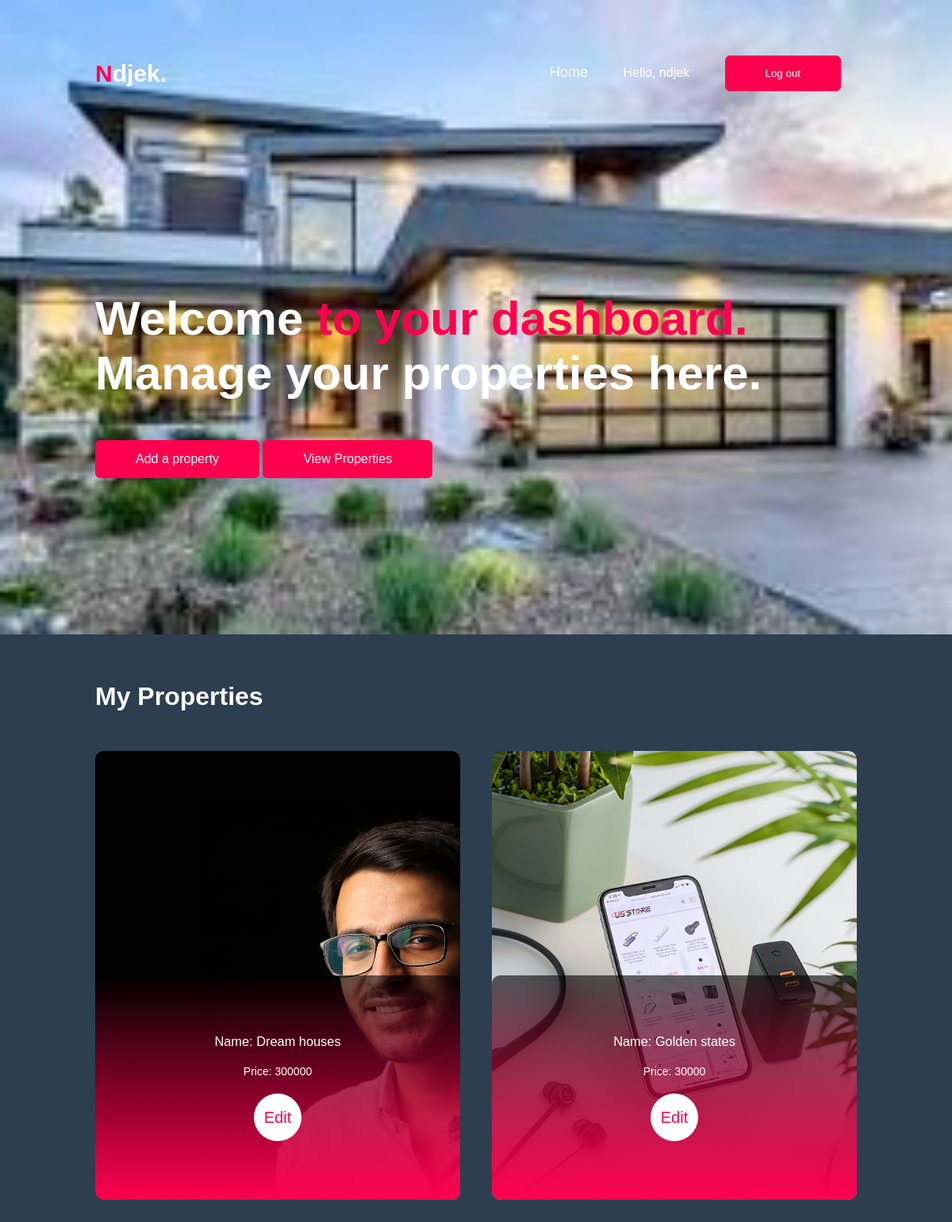
The page /dashboard/ (signed in) on the database its author committed.
### dream_houses/models.py (models this page shows, shortened)
class Property(models.Model):
    PROPERTY_TYPES = [
        ('Buy', 'Buy'),
        ('Rent', 'Rent'),
    ]
    name = models.CharField(max_length=200)
    price = models.IntegerField()
    image = models.ImageField(upload_to='property_images/', null=True, blank=True)
    owner = models.ForeignKey(User, on_delete=models.CASCADE)
    date_added = models.DateTimeField(auto_now_add=True)
    property_type = models.CharField(max_length=4, choices=PROPERTY_TYPES, default='Buy')
    class Meta:
        verbose_name_plural = 'properties'

### dream_houses/views.py (the view)
# urls.py: path('dashboard/', views.dashboard, name = 'dashboard'),
@login_required
def dashboard(request):
	properties = Property.objects.filter(owner=request.user).order_by('date_added')
	return render(request, 'dream_houses/dashboard.html', {'properties':properties})

### dream_houses/templates/dream_houses/dashboard.html (shortened to what this page needs)
{% load static%}
<!DOCTYPE html>
<html lang="en">
<head>
    <link rel="stylesheet" href="{% static 'css/styles.css' %}">
</head>
<body>
    <div id="header">
        <div class="container" >
            <nav>
                <h1 class="logo"><span>N</span>djek.</h1>
                <ul id="sidemenu">
                    <li><a href="{% url 'dream_houses:index' %}">Home</a></li>
                    {% if user.is_authenticated %}
                   <li >
                <span >
                Hello, {{user.username}}
                </span>
            </li>
            <li class="nav-item">
                <form class="form-inline my-2 my-lg-0" action="{% url 'dream_houses:logout' %}" method="post">
                <button class="btn " type="submit">
                Log out</button>
                </form>
            </li>
            {% endif %}
                </ul>
            </nav>
            <div class="header-text">
                <h1>Welcome <span>to your dashboard.</span>   <br> Manage your properties here.</h1>
           </div>
           <a href="{% url 'dream_houses:new_property' %}" class="btn btn2">Add a property</a>
           <a href="#properties" class="btn btn2">View Properties</a>
        </div>
    </div>
<div id="properties">
    <div class="container">
        <h1 class="subtilte">
                    My Properties
            </h1>
        <div class="property-list">
        {% for property in properties %}
        <div class="property">
                    {% if property.image %}
                    <img src="{{ property.image.url }}" alt="{{ property.name }}">
                {% endif %}
                    <div class="layer">
                        <h3>Name: {{ property.name }}</h3>
                        <p>Price: {{ property.price }}</p>
                            <a href="{% url 'dream_houses:edit_property' property.id %}">Edit</a>
                    </div>
        </div>
        {% endfor %}
    </div>
    </div>
</div>
</body>
</html>

### dream_houses/static/css/styles.css (style rules this page uses)
* { margin: 0; padding: 0; font-family: 'Poppins', sans-serif; box-sizing: border-box; }
html { scroll-behavior: smooth; }
body { background: #2C3E50; color: #fff; }
#header { width: 100%; height: 100vh; background-image: url('../images/house1.jpeg'); background-size: cover; background-position: center; }
.container { padding: 10px 10%; }
nav { display: flex; align-items: center; justify-content: space-between; flex-wrap: wrap; }
.logo { width: 140px; font-size: 30px; }
.logo span { color: #ff004f; }
nav ul li { display: inline-block; list-style: none; margin: 10px 20px; }
nav ul li a { color: #fff; text-decoration: none; font-size: 18px; position: relative; }
nav ul li a::after { content: ''; width: 0; height: 3px; background: #ff004f; position: absolute; left: 0; bottom: -6px; transition: 0.5s; }
.header-text { margin-top: 20%; font-size: 30px; }
.header-text h1 { font-size: 60px; margin-top: 20px; }
.header-text h1 span { color: #ff004f; }
#properties { padding: 50px 0; }
.property-list { display: grid; grid-template-columns: repeat(auto-fit, minmax(350px, 1fr)); grid-gap: 40px; margin-top: 50px; }
.property { border-radius: 10px; overflow: hidden; position: relative; }
.property img { width: 100%; height: 100%; display: block; border-radius: 10px; object-fit: cover; transition: transform 0.5s; }
.layer { width: 100%; height: 50%; background: linear-gradient(rgba(0,0,0,0.6), #ff004f); border-radius: 10px; position: absolute; left: 0; bottom: 0; overflow: hidden; display: flex; align-items: center; justify-content: center; flex-direction: column; padding: 0 40px; text-align: center; font-size: 14px; transition: height 0.5s; }
.layer h3 { font-weight: 500; margin-bottom: 20px; }
.layer a { margin-top: 20px; color: #ff004f; text-decoration: none; font-size: 20px; line-height: 60px; background: #fff; width: 60px; height: 60px; border-radius: 50%; }
.btn { display: block; margin: 50px auto; width: fit-content; border: 1px solid #ff004f; padding: 14px 50px; border-radius: 6px; text-decoration: none; color: #fff; background: #ff004f; cursor: pointer; }
.btn.btn2 { display: inline-block; background: #ff004f; }

### rows shown on the page
Property: image (picture), name "Dream houses", price "300000"
Property: image (picture), name "Golden states", price "30000"

### other values the page prints
{{ user.username }} "ndjek"
